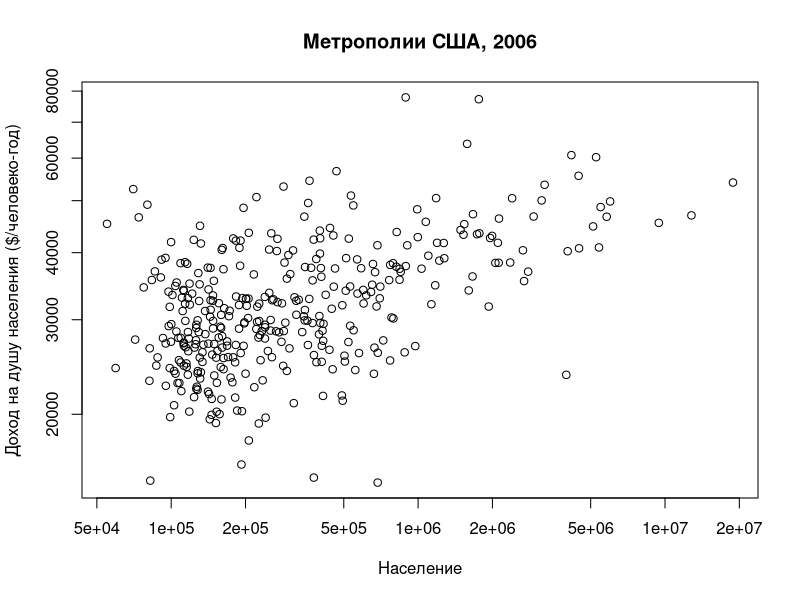

Here is the R script that generated this plot:
gmp <- read.table("gmp.dat")
gmp$pop <- gmp$gmp/gmp$pcgmp
plot(pcgmp~pop, data=gmp, xlab="Население", log="xy",ylab="Доход на душу населения ($/человеко-год)", main="Метрополии США, 2006")
